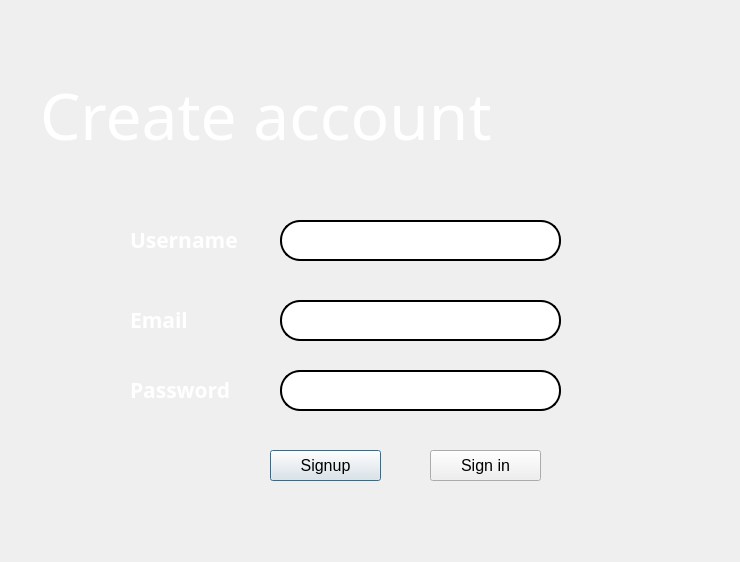
<?xml version="1.0" encoding="UTF-8"?>
<ui version="4.0">
 <class>Dialog</class>
 <widget class="QDialog" name="Dialog">
  <property name="geometry">
   <rect>
    <x>0</x>
    <y>0</y>
    <width>740</width>
    <height>562</height>
   </rect>
  </property>
  <property name="windowTitle">
   <string>Dialog</string>
  </property>
  <widget class="QLabel" name="label">
   <property name="geometry">
    <rect>
     <x>40</x>
     <y>20</y>
     <width>471</width>
     <height>191</height>
    </rect>
   </property>
   <property name="font">
    <font>
     <family>PMingLiU-ExtB</family>
     <pointsize>48</pointsize>
     <italic>false</italic>
    </font>
   </property>
   <property name="text">
    <string>&lt;html&gt;&lt;head/&gt;&lt;body&gt;&lt;p&gt;&lt;span style=&quot; color:#ffffff;&quot;&gt;Create account&lt;/span&gt;&lt;/p&gt;&lt;/body&gt;&lt;/html&gt;</string>
   </property>
  </widget>
  <widget class="QLabel" name="pass_label">
   <property name="geometry">
    <rect>
     <x>130</x>
     <y>290</y>
     <width>111</width>
     <height>61</height>
    </rect>
   </property>
   <property name="font">
    <font>
     <family>PMingLiU-ExtB</family>
     <pointsize>16</pointsize>
     <weight>75</weight>
     <bold>true</bold>
    </font>
   </property>
   <property name="text">
    <string>&lt;html&gt;&lt;head/&gt;&lt;body&gt;&lt;p&gt;&lt;span style=&quot; color:#ffffff;&quot;&gt;Email&lt;/span&gt;&lt;/p&gt;&lt;/body&gt;&lt;/html&gt;</string>
   </property>
  </widget>
  <widget class="QLabel" name="u_name_label">
   <property name="geometry">
    <rect>
     <x>130</x>
     <y>220</y>
     <width>121</width>
     <height>41</height>
    </rect>
   </property>
   <property name="font">
    <font>
     <family>PMingLiU-ExtB</family>
     <pointsize>16</pointsize>
     <weight>75</weight>
     <bold>true</bold>
    </font>
   </property>
   <property name="text">
    <string>&lt;html&gt;&lt;head/&gt;&lt;body&gt;&lt;p&gt;&lt;span style=&quot; color:#ffffff;&quot;&gt;Username&lt;/span&gt;&lt;/p&gt;&lt;/body&gt;&lt;/html&gt;</string>
   </property>
  </widget>
  <widget class="QPushButton" name="signup_button">
   <property name="geometry">
    <rect>
     <x>270</x>
     <y>450</y>
     <width>111</width>
     <height>31</height>
    </rect>
   </property>
   <property name="font">
    <font>
     <pointsize>12</pointsize>
    </font>
   </property>
   <property name="text">
    <string>Signup</string>
   </property>
  </widget>
  <widget class="QLineEdit" name="uname_line">
   <property name="geometry">
    <rect>
     <x>280</x>
     <y>220</y>
     <width>281</width>
     <height>41</height>
    </rect>
   </property>
   <property name="styleSheet">
    <string notr="true">QLineEdit{
	border:2px solid;
	border-radius: 20px;
	color: rgb(108, 112, 125);
}</string>
   </property>
  </widget>
  <widget class="QLineEdit" name="email_lineEdit">
   <property name="geometry">
    <rect>
     <x>280</x>
     <y>300</y>
     <width>281</width>
     <height>41</height>
    </rect>
   </property>
   <property name="styleSheet">
    <string notr="true">QLineEdit{
	border:2px solid;
	border-radius: 20px;
	color: rgb(108, 112, 125);
}</string>
   </property>
  </widget>
  <widget class="QLabel" name="pass_label_2">
   <property name="geometry">
    <rect>
     <x>130</x>
     <y>360</y>
     <width>111</width>
     <height>61</height>
    </rect>
   </property>
   <property name="font">
    <font>
     <family>PMingLiU-ExtB</family>
     <pointsize>16</pointsize>
     <weight>75</weight>
     <bold>true</bold>
    </font>
   </property>
   <property name="text">
    <string>&lt;html&gt;&lt;head/&gt;&lt;body&gt;&lt;p&gt;&lt;span style=&quot; color:#ffffff;&quot;&gt;Password&lt;/span&gt;&lt;/p&gt;&lt;/body&gt;&lt;/html&gt;</string>
   </property>
  </widget>
  <widget class="QLineEdit" name="password_lineEdit">
   <property name="geometry">
    <rect>
     <x>280</x>
     <y>370</y>
     <width>281</width>
     <height>41</height>
    </rect>
   </property>
   <property name="styleSheet">
    <string notr="true">QLineEdit{
	border:2px solid;
	border-radius: 20px;
	color: rgb(108, 112, 125);
}</string>
   </property>
  </widget>
  <widget class="QLabel" name="label_2">
   <property name="geometry">
    <rect>
     <x>0</x>
     <y>0</y>
     <width>831</width>
     <height>561</height>
    </rect>
   </property>
   <property name="text">
    <string/>
   </property>
   <property name="pixmap">
    <pixmap resource="img/image.qrc">:/newPrefix/plastic-bottle-pills.jpg</pixmap>
   </property>
   <property name="scaledContents">
    <bool>true</bool>
   </property>
  </widget>
  <widget class="QPushButton" name="signup_button_3">
   <property name="geometry">
    <rect>
     <x>430</x>
     <y>450</y>
     <width>111</width>
     <height>31</height>
    </rect>
   </property>
   <property name="font">
    <font>
     <pointsize>12</pointsize>
    </font>
   </property>
   <property name="text">
    <string>Sign in</string>
   </property>
  </widget>
  <zorder>label_2</zorder>
  <zorder>label</zorder>
  <zorder>pass_label</zorder>
  <zorder>u_name_label</zorder>
  <zorder>signup_button</zorder>
  <zorder>uname_line</zorder>
  <zorder>email_lineEdit</zorder>
  <zorder>pass_label_2</zorder>
  <zorder>password_lineEdit</zorder>
  <zorder>signup_button_3</zorder>
 </widget>
 <resources>
  <include location="img/image.qrc"/>
 </resources>
 <connections/>
</ui>
